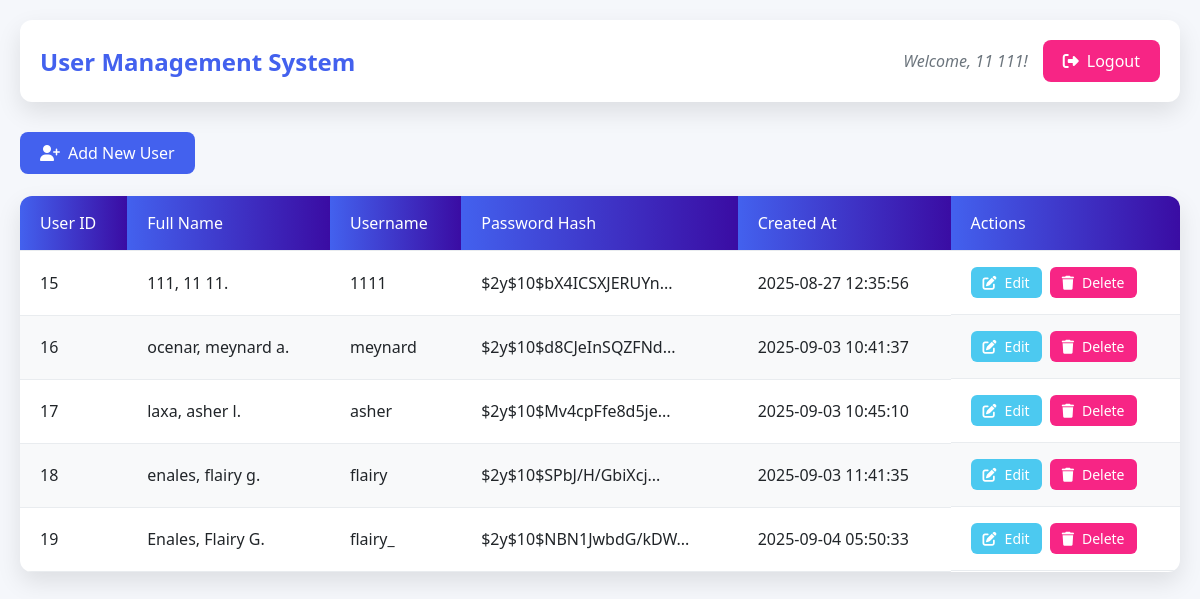
The page /read.php (signed in) on the database its author committed.
### tables this page shows
CREATE TABLE `user` (
  `userID` int(11) NOT NULL,
  `Lname` varchar(100) NOT NULL,
  `Gname` varchar(100) NOT NULL,
  `MI` varchar(2) NOT NULL,
  `Username` varchar(100) NOT NULL,
  `Password` varchar(100) NOT NULL,
  `Created_at` timestamp NOT NULL DEFAULT current_timestamp(),
  `is_deleted` tinyint(1) DEFAULT 0
);

### read.php (the view, shortened to what this page needs)
<?php
include 'db.php';
$result = $conn->query("SELECT * FROM user WHERE is_deleted = FALSE");
?>
<!DOCTYPE html>
<html lang="en">
<head>
    <link rel="stylesheet" href="https://cdnjs.cloudflare.com/ajax/libs/font-awesome/6.4.0/css/all.min.css">
</head>
<body>
    <div class="container">
        <div class="header-container">
            <h2>User Management System</h2>
            <div class="user-info">
                <div class="welcome">
                    Welcome, <?php echo $_SESSION['gname'] . ' ' . $_SESSION['lname']; ?>!
                </div>
                <a href="logout.php" class="btn btn-danger">
                    <i class="fas fa-sign-out-alt"></i> Logout
                </a>
            </div>
        </div>
        <a href="create.php" class="btn btn-primary">
            <i class="fas fa-user-plus"></i> Add New User
        </a>
        <br><br>
        <div class="table-container">
            <table id="userTable">
                <thead>
                    <tr>
                        <th>User ID</th>
                        <th>Full Name</th>
                        <th>Username</th>
                        <th>Password Hash</th>
                        <th>Created At</th>
                        <th>Actions</th>
                    </tr>
                </thead>
                <tbody>
                    <?php
                    while ($row = $result->fetch_assoc()) {
                        echo "<tr id='row-{$row['userID']}'>
                                <td>{$row['userID']}</td>
                                <td>{$row['Lname']}, {$row['Gname']} {$row['MI']}.</td>
                                <td>{$row['Username']}</td>
                                <td title='{$row['Password']}'>" . substr($row['Password'], 0, 20) . "...</td>
                                <td>{$row['Created_at']}</td>
                                <td class='actions'>
                                    <a href='update.php?id={$row['userID']}' class='btn btn-action btn-edit'>
                                        <i class='fas fa-edit'></i> Edit
                                    </a>
                                    <a href='#' onclick=\"return deleteUser('{$row['userID']}');\" class='btn btn-action btn-delete'>
                                        <i class='fas fa-trash'></i> Delete
                                    </a>
                                </td>
                              </tr>";
                    }
                    ?>
                </tbody>
            </table>
        </div>
    </div>
</body>
</html>

### read.php (style rules this page uses)
:root { --primary: #4361ee; --secondary: #3a0ca3; --success: #4cc9f0; --danger: #f72585; --warning: #fca311; --light: #f8f9fa; --dark: #212529; --gray: #6c757d; --border-radius: 12px; --box-shadow: 0 10px 25px rgba(0,0,0,0.1); --transition: all 0.3s ease; }
* { margin: 0; padding: 0; box-sizing: border-box; font-family: 'Poppins', 'Segoe UI', sans-serif; }
body { background-color: #f5f7fb; color: var(--dark); padding: 20px; min-height: 100vh; }
.container { max-width: 1200px; margin: 0 auto; }
.header-container { display: flex; justify-content: space-between; align-items: center; margin-bottom: 30px; background: white; padding: 20px; border-radius: var(--border-radius); box-shadow: var(--box-shadow); }
h2 { color: var(--primary); font-weight: 600; }
.user-info { display: flex; align-items: center; gap: 15px; color: var(--gray); }
.user-info .welcome { font-style: italic; }
.btn { padding: 10px 20px; border-radius: 8px; font-weight: 500; text-decoration: none; display: inline-flex; align-items: center; gap: 8px; transition: var(--transition); }
.btn-primary { background: var(--primary); color: white; }
.btn-danger { background: var(--danger); color: white; }
.btn-action { padding: 6px 12px; border-radius: 6px; font-size: 14px; }
.btn-edit { background: var(--success); color: white; }
.btn-delete { background: var(--danger); color: white; }
.table-container { background: white; border-radius: var(--border-radius); box-shadow: var(--box-shadow); overflow: hidden; overflow-x: auto; }
table { width: 100%; border-collapse: collapse; }
th, td { padding: 16px 20px; text-align: left; border-bottom: 1px solid #e9ecef; }
th { background: linear-gradient(90deg, var(--primary) 0%, var(--secondary) 100%); color: white; font-weight: 500; position: sticky; top: 0; }
tr:nth-child(even) { background-color: #f8f9fa; }
.actions { white-space: nowrap; display: flex; gap: 8px; }

### rows shown on the page
user: userID "15", Lname "111", Gname "11", MI "11", Username "1111", Password "$2y$10$bX4ICSXJERUYn", Created_at "2025-08-27 12:35:56"
user: userID "16", Lname "ocenar", Gname "meynard", MI "a", Username "meynard", Password "$2y$10$d8CJeInSQZFNd", Created_at "2025-09-03 10:41:37"
user: userID "17", Lname "laxa", Gname "asher", MI "l", Username "asher", Password "$2y$10$Mv4cpFfe8d5je", Created_at "2025-09-03 10:45:10"
user: userID "18", Lname "enales", Gname "flairy", MI "g", Username "flairy", Password "$2y$10$SPbJ/H/GbiXcj", Created_at "2025-09-03 11:41:35"
user: userID "19", Lname "Enales", Gname "Flairy", MI "G", Username "flairy_", Password "$2y$10$NBN1JwbdG/kDW", Created_at "2025-09-04 05:50:33"

### other values the page prints
$_SESSION['gname'] "11"
$_SESSION['lname'] "111"
